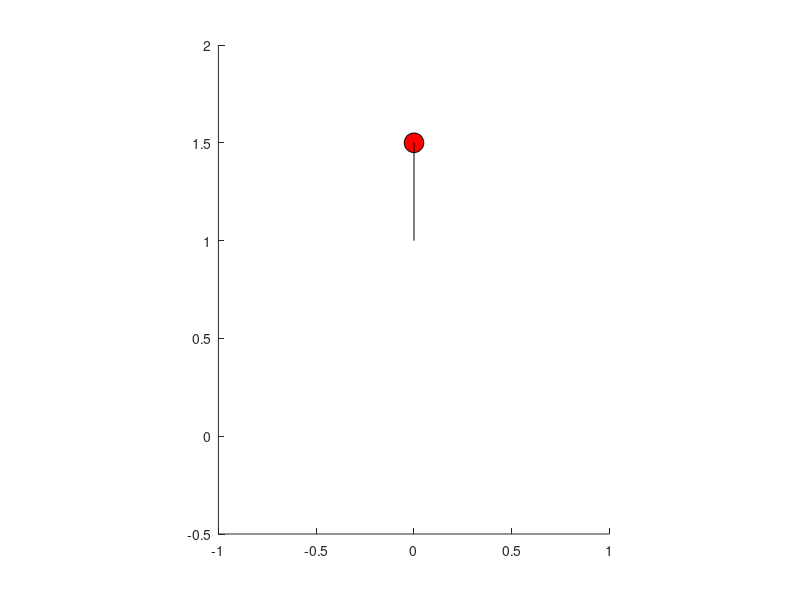

Write MATLAB code to recreate this figure.
1;
pkg load control;


##**************************************************************************
##*                OCTAVE PROGRAMMING (e-Yantra)
##*                ====================================
##*  This software is intended to teach Octave Programming and Mathematical
##*  Modeling concepts
##*  Theme: Dairy Bike
##*  Filename: Simple_Pendulum.m
##*  Version: 2.0.0  
##*  Date: October 13, 2021
##*
##*  Team ID :
##*  Team Leader Name:
##*  Team Member Name
##*
##*  
##*  Author: e-Yantra Project, Department of Computer Science
##*  and Engineering, Indian Institute of Technology Bombay.
##*  
##*  Software released under Creative Commons CC BY-NC-SA
##*
##*  For legal information refer to:
##*        http://creativecommons.org/licenses/by-nc-sa/4.0/legalcode 
##*     
##*
##*  This software is made available on an �AS IS WHERE IS BASIS�. 
##*  Licensee/end user indemnifies and will keep e-Yantra indemnified from
##*  any and all claim(s) that emanate from the use of the Software or 
##*  breach of the terms of this agreement.
##*  
##*  e-Yantra - An MHRD project under National Mission on Education using 
##*  ICT(NMEICT)
##*
##**************************************************************************


## Function : draw_pendulum()
## ----------------------------------------------------
## Input:   y - State Vector. In case of pendulum, the state vector consists of 
##          two state variables, theta (angle the pendulum makes with vertical)
##          and theta_dot(angular velocity or rate of change of theta wrt time).
##          L - Length of Pendulum
##
## Purpose: Takes the state vector and length of pendulum as input. It draws the 
##          pendulum in a 2D plot.
function draw_pendulum(y, L)
  theta = y(1);          ## Store the first variable of state vector in theta
  
  x = L*sin(theta);      ## x-coordinate of pendulum bob
  y = 1-L*cos(theta);  ## y coordinate of pendulum bob
  d = 0.1;               ## diameter of pendulum bob
  hold on;
  clf;
  axis equal;
  rectangle('Position',[x-(d/2),y-(d/2),d,d],'Curvature',1,'FaceColor',[1 0 0]);
  line ([0 x], [1 y], "linestyle", "-", "color", "k");
  xlim([-1 1])
  ylim([-0.5 2])
  drawnow
  hold off
endfunction

## Function : pendulum_dynamics()
## ----------------------------------------------------
## Input:   y - State Vector. In case of pendulum, the state vector consists of 
##          two state variables, theta (angle the pendulum makes with vertical)
##          and theta_dot(angular velocity or rate of change of theta wrt time).
##          m - Mass of Pendulum Bob
##          g - Acceleration due to gravity
##          L - Length of Pendulum
##          u - Input to the system
##
## Output:  dy -  Derivative of State Vector. In case of pendulum they will be
##          angular velocity and angular acceleration(theta_dot and theta_dot_dot)
##
## Purpose: Calculates the value of the vector dy according to the equations which 
##          govern this system.
function dy = pendulum_dynamics(y, m, L, g, u)
  sin_theta = sin(y(1));
  cos_theta = cos(y(1));
  dy(1,1) = y(2);                                  
  dy(2,1) = (-g*sin_theta/L)+u/(m*L*L);    
endfunction

## Function : sim_pendulum()
## ----------------------------------------------------
## Input:   m - Mass of Pendulum Bob
##          g - Acceleration due to gravity
##          L - Length of Pendulum
##          y0 - Initial condition of system.
## Output:  t - Timestep
##          y - Solution array
##          
## Purpose: This function demonstrates the behavior of simple pendulum without 
##          any external input (u)
##          This integrates the system of differential equation from t0 = 0 to 
##          tf = 10 with initial condition y0
function [t,y] = sim_pendulum(m, g, L, y0)
  tspan = 0:0.1:10;                  ## Initialise time step           
  u = 0;                             ## No Input
  [t,y] = ode45(@(t,y)pendulum_dynamics(y, m, L, g, u),tspan,y0); ## Solving the differential equation  
endfunction

## Function : pendulum_AB_matrix()
## ----------------------------------------------------
## Input:   m - Mass of Pendulum Bob
##          g - Acceleration due to gravity
##          L - Length of Pendulum
##
## Output:  A - A matrix of system
##          B - B matrix of system
##          
## Purpose: Declare the A and B matrices in this function.
function [A,B] = pendulum_AB_matrix(m, g, L)
  A = [0 1; g/L 0];
  B = [0 ; 1/(m*L*L)];
endfunction

## Function : pole_place_pendulum()
## ----------------------------------------------------
## Input:   m - Mass of Pendulum Bob
##          g - Acceleration due to gravity
##          L - Length of Pendulum
##
## Output:  t - Timestep
##          y - Solution array
##          
## Purpose: This function demonstrates the behavior of simple pendulum with 
##          external input using the pole_placement controller
##          This integrates the system of differential equation from t0 = 0 to 
##          tf = 10 with initial condition y0 and input u = -Kx where K is
##          calculated using Pole Placement Technique.
function [t,y] = pole_place_pendulum(m, g, L, y_setpoint, y0)
  [A,B] = pendulum_AB_matrix(m, g, L);                            ## Initialize A and B matrix
  eigs = [-5 -2];                             ## Initialise desired eigenvalues
  K = place(A, B, eigs);                           ## Calculate K matrix for desired eigenvalues
  tspan = 0:0.1:10;                  ## Initialise time step 
  [t,y] = ode45(@(t,y)pendulum_dynamics(y, m, L, g, -K*(y-y_setpoint)),tspan,y0);
endfunction

## Function : lqr_pendulum()
## ----------------------------------------------------
## Input:   m - Mass of Pendulum Bob
##          g - Acceleration due to gravity
##          L - Length of Pendulum
##
## Output:  t - Timestep
##          y - Solution array
##          
## Purpose: This function demonstrates the behavior of simple pendulum with 
##          external input using the LQR controller.
##          This integrates the system of differential equation from t0 = 0 to 
##          tf = 10 with initial condition y0 and input u = -Kx where K is
##          calculated using LQR technique.
function [t,y] = lqr_pendulum(m, g, L, y_setpoint, y0)
  [A,B] = pendulum_AB_matrix(m, g, L);               ## Initialize A and B matrix
  Q = [1 0 ; 0 1];                   ## Initialise Q matrix
  R = 1;                   ## Initialise R 
  K = lqr(A, B, Q, R);                   ## Calculate K matrix from A,B,Q,R matrices
  tspan = 0:0.1:10;                  ## Initialise time step 
  [t,y] = ode45(@(t,y)pendulum_dynamics(y, m, L, g, -K*(y-y_setpoint)),tspan,y0);
endfunction

## Function : simple_pendulum_main()
## ----------------------------------------------------
## Purpose: Used for testing out the various controllers by calling their 
##          respective functions. Constant parameters like mass m, gravity g
##          length of pendulum L are defined here.
function simple_pendulum_main()
  m = 1;             
  g = 9.8;
  L = 0.5;
  y_setpoint = [pi; 0];                ## Set Point 
  y0 = [pi/6 ; 0];                   ## Initial condtion
##  [t,y] = sim_pendulum(m,g,L, y0);        ## Test Simple Pendulum
##  [t,y] = pole_place_pendulum(m,g,L, y_setpoint, y0); ## Test Simple Pendulum with Pole Placement Controller
  [t,y] = lqr_pendulum(m,g,L, y_setpoint, y0);        ## Test Simple Pendulum with LQR Controller
  for k = 1:length(t)
    draw_pendulum(y(k, :), L);  
  endfor
endfunction

simple_pendulum_main();
